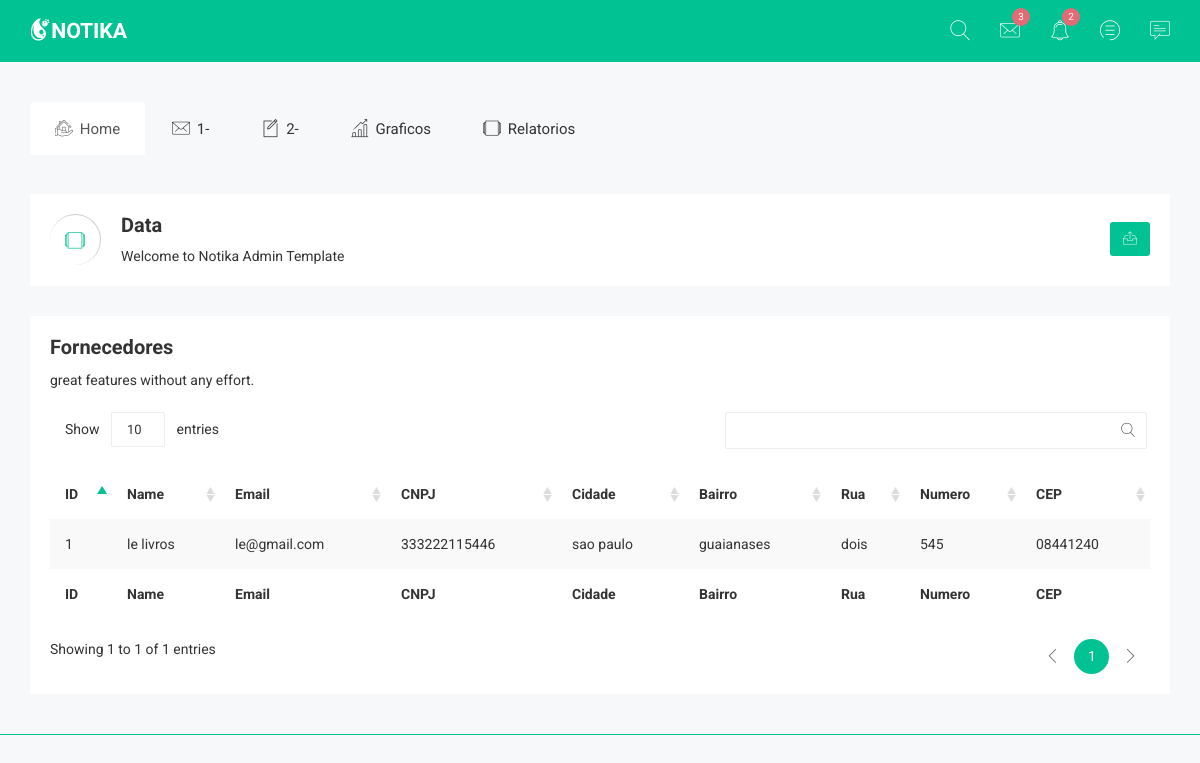
The page /listar_fornecedor/ on the database as committed earlier.
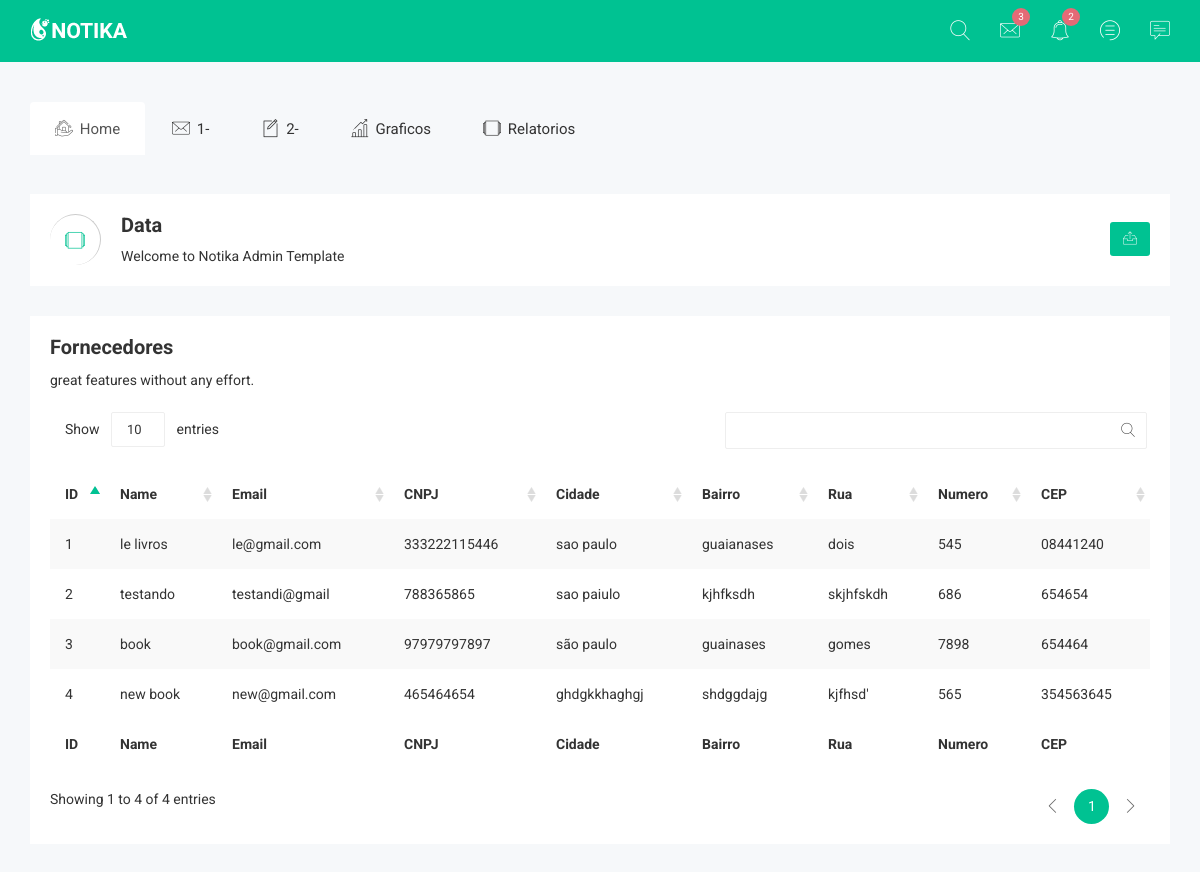
The same page on the database as committed later.
### app_outmed/models.py (models this page shows, shortened)
class Fornecedor(models.Model):
    first_name = models.CharField("Nome", max_length=50)
    email = models.CharField(max_length=70)
    cnpj = models.CharField("CNPJ", max_length=20, default=None)
    cidade = models.CharField('Cidade', max_length=60, default=None)
    bairro = models.CharField('Bairro', max_length=60, default=None)
    rua = models.CharField('Rua', max_length=50, default=None)
    numero = models.CharField('Numero', max_length=10, default=None)
    cep = models.CharField('CEP', default=None, max_length=10)
    objects = models.Manager ()

### app_outmed/views.py (the view)
# urls.py: path('listar_fornecedor/', views.listar_fornecedor, name='listar_fornecedor'),
def listar_fornecedor(request):
    fornecedor = Fornecedor.objects.all()
    return render(request, 'Pages/listar_fornecedor.html', {'fornecedor': fornecedor})

### app_outmed/templates/Pages/listar_fornecedor.html (shortened to what the changed rows need)
{% load static %}
<!doctype html>
<html class="no-js" lang="">
<head>
    <link rel="stylesheet" href="{% static '../static/ADD/css/bootstrap.min.css' %}">
    <link rel="stylesheet" href="{% static '../static/ADD/css/font-awesome.min.css' %}">
    <link rel="stylesheet" href="{% static '../static/ADD/css/owl.carousel.css' %}">
    <link rel="stylesheet" href="{% static '../static/ADD/css/owl.theme.css' %}">
    <link rel="stylesheet" href="{% static '../static/ADD/css/owl.transitions.css' %}">
    <link rel="stylesheet" href="{% static '../static/ADD/css/meanmenu/meanmenu.min.css' %}">
    <link rel="stylesheet" href="{% static '../static/ADD/css/animate.css' %}">
    <link rel="stylesheet" href="{% static '../static/ADD/css/normalize.css' %}">
    <link rel="stylesheet" href="{% static '../static/ADD/css/wave/waves.min.css' %}">
    <link rel="stylesheet" href="{% static '../static/ADD/css/wave/button.css' %}">
    <link rel="stylesheet" href="{% static '../static/ADD/css/scrollbar/jquery.mCustomScrollbar.min.css' %}">
    <link rel="stylesheet" href="{% static '../static/ADD/css/notika-custom-icon.css' %}">
    <link rel="stylesheet" href="{% static '../static/ADD/css/jquery.dataTables.min.css' %}">
    <link rel="stylesheet" href="{% static '../static/ADD/css/main.css' %}">
    <link rel="stylesheet" href="{% static '../static/ADD/style.css' %}">
    <link rel="stylesheet" href="{% static '../static/ADD/css/responsive.css' %}">
</head>
<body>
<div class="header-top-area">
    <div class="container">
    </div>
</div>
<div class="main-menu-area mg-tb-40">
    <div class="container">
    </div>
</div>
	<div class="breadcomb-area">
		<div class="container">
			<div class="row">
				<div class="col-lg-12 col-md-12 col-sm-12 col-xs-12">
					<div class="breadcomb-list">
						<div class="row">
							<div class="col-lg-6 col-md-6 col-sm-6 col-xs-12">
								<div class="breadcomb-wp">
									<div class="breadcomb-ctn">
										<h2>Data </h2>
									</div>
								</div>
							</div>
						</div>
					</div>
				</div>
			</div>
		</div>
	</div>
    <div class="data-table-area">
        <div class="container">
            <div class="row">
                <div class="col-lg-12 col-md-12 col-sm-12 col-xs-12">
                    <div class="data-table-list">
                        <div class="basic-tb-hd">
                            <h2>Fornecedores</h2>
                            <p>great features without any effort.</p>
                        </div>
                        <div class="table-responsive">
                            <table id="data-table-basic" class="table table-striped">
                                <thead>
                                    <tr>
                                        <th>ID</th>
                                        <th>Name</th>
                                        <th>Email</th>
                                        <th>CNPJ</th>
                                        <th>Cidade</th>
                                        <th>Bairro</th>
                                        <th>Rua</th>
                                        <th>Numero</th>
                                        <th>CEP</th>
                                    </tr>
                                </thead>
                                <tbody>
                                        {% for fornecedor in fornecedor %}
                                        <tr>
                                            <td>{{ fornecedor.id }}</td>
                                            <td>{{ fornecedor.first_name }}</td>
                                            <td>{{ fornecedor.email }}</td>
                                            <td>{{ fornecedor.cnpj }}</td>
                                            <td>{{ fornecedor.cidade }}</td>
                                            <td>{{ fornecedor.bairro }}</td>
                                            <td>{{ fornecedor.rua }}</td>
                                            <td>{{ fornecedor.numero }}</td>
                                            <td>{{ fornecedor.cep }}</td>
                                        </tr>
                                        {% endfor %}
                                </tbody>
                                <tfoot>
                                    <th>ID</th>
                                    <th>Name</th>
                                    <th>Email</th>
                                    <th>CNPJ</th>
                                    <th>Cidade</th>
                                    <th>Bairro</th>
                                    <th>Rua</th>
                                    <th>Numero</th>
                                    <th>CEP</th>
                                </tfoot>
                            </table>
                        </div>
                    </div>
                </div>
            </div>
        </div>
    </div>
    <div class="footer-copyright-area">
        <div class="container">
            <div class="row">
                <div class="col-lg-12 col-md-12 col-sm-12 col-xs-12">
                </div>
            </div>
        </div>
    </div>
</body>
</html>

Rows that differ between the two databases and show on the page:
added Fornecedor: id "2", first_name "testando", email "testandi@gmail", cnpj "788365865", cidade "sao paiulo", bairro "kjhfksdh", rua "skjhfskdh", numero "686", cep "654654"
added Fornecedor: id "3", first_name "book", email "book@gmail.com", cnpj "97979797897", cidade "são paulo", bairro "guainases", rua "gomes", numero "7898", cep "654464"
added Fornecedor: id "4", first_name "new book", email "new@gmail.com", cnpj "465464654", cidade "ghdgkkhaghgj", bairro "shdggdajg", rua "kjfhsd'", numero "565", cep "354563645"
Other text that changed with them:
text written by a page script: "Show entries Showing 1 to 1 of 1 entries 1" → "Show entries Showing 1 to 4 of 4 entries 1"
